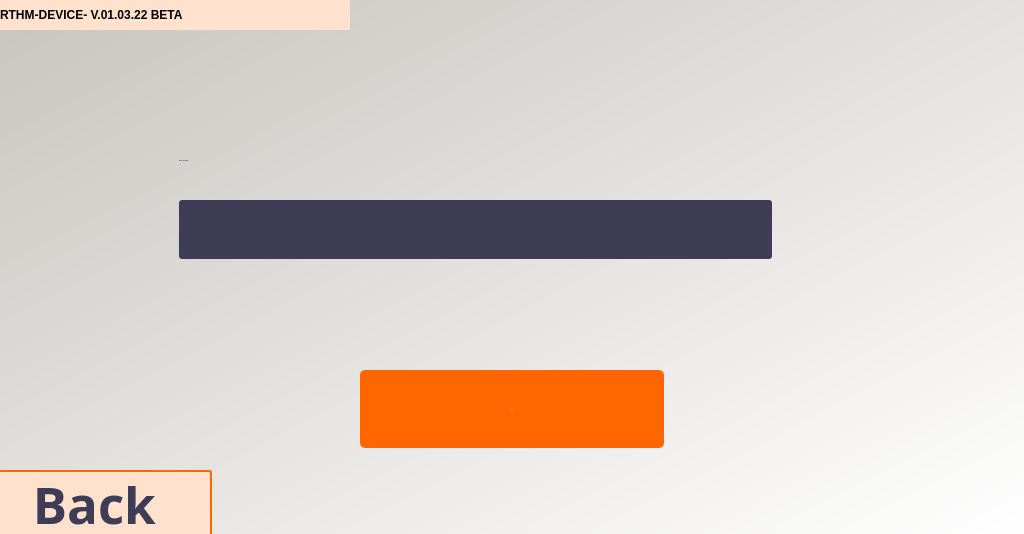
<?xml version="1.0" encoding="UTF-8"?>
<ui version="4.0">
 <class>newUserWindow</class>
 <widget class="QDialog" name="newUserWindow">
  <property name="geometry">
   <rect>
    <x>0</x>
    <y>0</y>
    <width>1024</width>
    <height>534</height>
   </rect>
  </property>
  <property name="windowTitle">
   <string>RTHM- Start</string>
  </property>
  <widget class="QWidget" name="widget" native="true">
   <property name="geometry">
    <rect>
     <x>0</x>
     <y>0</y>
     <width>1024</width>
     <height>534</height>
    </rect>
   </property>
   <property name="styleSheet">
    <string notr="true">QWidget#widget{
background-color:qlineargradient(spread:pad, x1:0.005, y1:0, x2:1, y2:1, stop:0 rgba(200, 197, 191, 255), stop:1 rgba(255, 255, 255, 255))}</string>
   </property>
   <widget class="QPushButton" name="btnScan">
    <property name="geometry">
     <rect>
      <x>360</x>
      <y>370</y>
      <width>304</width>
      <height>78</height>
     </rect>
    </property>
    <property name="font">
     <font>
      <family>Montserrat</family>
      <pointsize>-1</pointsize>
      <weight>75</weight>
      <italic>false</italic>
      <bold>true</bold>
     </font>
    </property>
    <property name="toolTip">
     <string>&lt;html&gt;&lt;head/&gt;&lt;body&gt;&lt;p&gt;BEGIN SCANNING&lt;/p&gt;&lt;/body&gt;&lt;/html&gt;</string>
    </property>
    <property name="styleSheet">
     <string notr="true">color: #ffffff;
background-color: rgb(255, 102, 0);
border-radius: 5px;
padding: 4px;
font: 42px &quot;Montserrat&quot;;
font-weight: bold;</string>
    </property>
    <property name="text">
     <string>SCAN   </string>
    </property>
   </widget>
   <widget class="QLineEdit" name="txtName">
    <property name="geometry">
     <rect>
      <x>179</x>
      <y>200</y>
      <width>593</width>
      <height>59</height>
     </rect>
    </property>
    <property name="font">
     <font>
      <family>Montserrat</family>
      <pointsize>-1</pointsize>
      <weight>75</weight>
      <italic>false</italic>
      <bold>true</bold>
     </font>
    </property>
    <property name="styleSheet">
     <string notr="true">border-radius:3px;
background-color:#3F3D56;
color:white;
font: 50px &quot;Montserrat&quot;;
font-weight: bold;</string>
    </property>
    <property name="alignment">
     <set>Qt::AlignCenter</set>
    </property>
   </widget>
   <widget class="QLabel" name="label_2">
    <property name="geometry">
     <rect>
      <x>179</x>
      <y>120</y>
      <width>629</width>
      <height>81</height>
     </rect>
    </property>
    <property name="font">
     <font>
      <family>Montserrat</family>
      <pointsize>-1</pointsize>
      <weight>75</weight>
      <italic>false</italic>
      <bold>true</bold>
     </font>
    </property>
    <property name="styleSheet">
     <string notr="true">color:#3F3D56;
font: 60px &quot;Montserrat&quot;;
font-weight: bold;</string>
    </property>
    <property name="text">
     <string>What's your name?</string>
    </property>
    <property name="alignment">
     <set>Qt::AlignLeading|Qt::AlignLeft|Qt::AlignVCenter</set>
    </property>
   </widget>
   <widget class="QLabel" name="imgHello">
    <property name="geometry">
     <rect>
      <x>510</x>
      <y>-10</y>
      <width>588</width>
      <height>430</height>
     </rect>
    </property>
    <property name="text">
     <string/>
    </property>
    <property name="pixmap">
     <pixmap>../images/hello.png</pixmap>
    </property>
    <property name="scaledContents">
     <bool>true</bool>
    </property>
   </widget>
   <widget class="QPushButton" name="btnBack_2">
    <property name="geometry">
     <rect>
      <x>170</x>
      <y>450</y>
      <width>64</width>
      <height>64</height>
     </rect>
    </property>
    <property name="styleSheet">
     <string notr="true">icon-size: 64px;
background-color: transparent;
border: none;</string>
    </property>
    <property name="text">
     <string/>
    </property>
    <property name="icon">
     <iconset>
      <normaloff>../images/icons/btnBack.png</normaloff>../images/icons/btnBack.png</iconset>
    </property>
   </widget>
   <widget class="QPushButton" name="btnBack">
    <property name="geometry">
     <rect>
      <x>-10</x>
      <y>470</y>
      <width>222</width>
      <height>67</height>
     </rect>
    </property>
    <property name="font">
     <font>
      <family>Montserrat</family>
      <pointsize>38</pointsize>
      <weight>75</weight>
      <italic>false</italic>
      <bold>true</bold>
     </font>
    </property>
    <property name="toolTip">
     <string>&lt;html&gt;&lt;head/&gt;&lt;body&gt;&lt;p&gt;GO BACK TO HOME&lt;/p&gt;&lt;/body&gt;&lt;/html&gt;</string>
    </property>
    <property name="styleSheet">
     <string notr="true">color: #3F3D56;
background-color: #FFE2CE;
border-radius: 3px;
border:2px solid  rgb(255, 102, 0);
padding: 4px;
font: 38pt &quot;Montserrat&quot;;
font-weight: bold;</string>
    </property>
    <property name="text">
     <string>Back </string>
    </property>
   </widget>
   <widget class="QPushButton" name="btnInfo">
    <property name="geometry">
     <rect>
      <x>0</x>
      <y>0</y>
      <width>350</width>
      <height>30</height>
     </rect>
    </property>
    <property name="styleSheet">
     <string notr="true">text-align: left;
border: none;
background-color: #FFE2CE;
font: 12pt &quot;Montserrat&quot;;
font-weight: bold;</string>
    </property>
    <property name="text">
     <string>RTHM-DEVICE- V.01.03.22 BETA</string>
    </property>
   </widget>
   <widget class="QPushButton" name="btnInfo_2">
    <property name="geometry">
     <rect>
      <x>322</x>
      <y>0</y>
      <width>30</width>
      <height>30</height>
     </rect>
    </property>
    <property name="styleSheet">
     <string notr="true">background-color: transparent;
border:none;</string>
    </property>
    <property name="text">
     <string/>
    </property>
    <property name="icon">
     <iconset>
      <normaloff>../images/icons/i.png</normaloff>../images/icons/i.png</iconset>
    </property>
   </widget>
   <widget class="QPushButton" name="btnScan_2">
    <property name="geometry">
     <rect>
      <x>590</x>
      <y>390</y>
      <width>55</width>
      <height>47</height>
     </rect>
    </property>
    <property name="styleSheet">
     <string notr="true">icon-size: 53px;
background-color: transparent;
border: none;</string>
    </property>
    <property name="text">
     <string/>
    </property>
    <property name="icon">
     <iconset>
      <normaloff>../images/icons/scan.png</normaloff>../images/icons/scan.png</iconset>
    </property>
   </widget>
   <zorder>imgHello</zorder>
   <zorder>btnScan</zorder>
   <zorder>txtName</zorder>
   <zorder>label_2</zorder>
   <zorder>btnBack</zorder>
   <zorder>btnBack_2</zorder>
   <zorder>btnInfo</zorder>
   <zorder>btnInfo_2</zorder>
   <zorder>btnScan_2</zorder>
  </widget>
 </widget>
 <resources>
  <include location="../images/hello.qrc"/>
 </resources>
 <connections/>
</ui>
